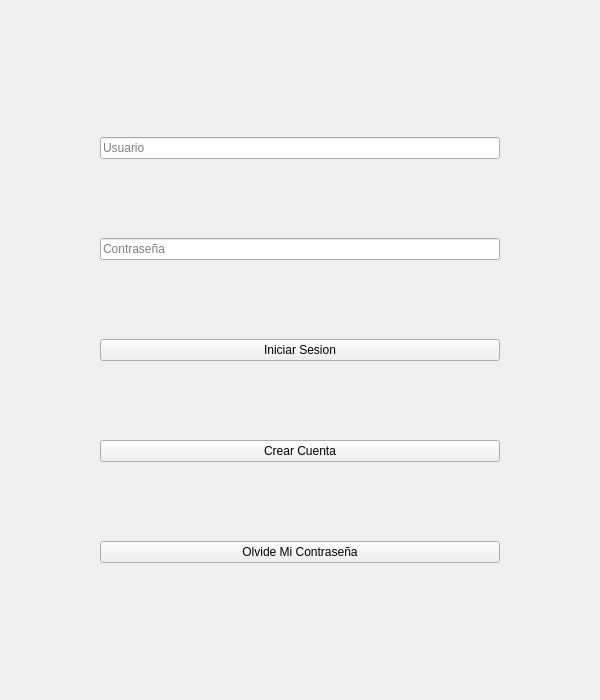
<?xml version="1.0" encoding="UTF-8"?>
<ui version="4.0">
 <class>SGI_Login</class>
 <widget class="QMainWindow" name="SGI_Login">
  <property name="geometry">
   <rect>
    <x>0</x>
    <y>0</y>
    <width>600</width>
    <height>700</height>
   </rect>
  </property>
  <property name="windowTitle">
   <string>MainWindow</string>
  </property>
  <widget class="QWidget" name="centralwidget">
   <layout class="QGridLayout" name="gridLayout">
    <item row="0" column="0">
     <widget class="QStackedWidget" name="stackedWidget">
      <property name="enabled">
       <bool>true</bool>
      </property>
      <property name="sizePolicy">
       <sizepolicy hsizetype="Preferred" vsizetype="Preferred">
        <horstretch>0</horstretch>
        <verstretch>0</verstretch>
       </sizepolicy>
      </property>
      <property name="maximumSize">
       <size>
        <width>500</width>
        <height>1000</height>
       </size>
      </property>
      <property name="layoutDirection">
       <enum>Qt::LeftToRight</enum>
      </property>
      <property name="autoFillBackground">
       <bool>false</bool>
      </property>
      <widget class="QWidget" name="inicio">
       <layout class="QVBoxLayout" name="verticalLayout_2">
        <property name="spacing">
         <number>1</number>
        </property>
        <property name="leftMargin">
         <number>50</number>
        </property>
        <property name="topMargin">
         <number>50</number>
        </property>
        <property name="rightMargin">
         <number>50</number>
        </property>
        <property name="bottomMargin">
         <number>50</number>
        </property>
        <item>
         <widget class="QLineEdit" name="line_inicio_usuario">
          <property name="placeholderText">
           <string>Usuario</string>
          </property>
         </widget>
        </item>
        <item>
         <widget class="QLineEdit" name="line_inicio_clave">
          <property name="echoMode">
           <enum>QLineEdit::Password</enum>
          </property>
          <property name="placeholderText">
           <string>Contraseña</string>
          </property>
         </widget>
        </item>
        <item>
         <widget class="QPushButton" name="btn_inicio_iniciar">
          <property name="text">
           <string>Iniciar Sesion</string>
          </property>
         </widget>
        </item>
        <item>
         <widget class="QPushButton" name="btn_inicio_registrar">
          <property name="text">
           <string>Crear Cuenta</string>
          </property>
         </widget>
        </item>
        <item>
         <widget class="QPushButton" name="btn_inicio_recuperar">
          <property name="text">
           <string>Olvide Mi Contraseña</string>
          </property>
         </widget>
        </item>
       </layout>
      </widget>
      <widget class="QWidget" name="registro">
       <layout class="QVBoxLayout" name="verticalLayout">
        <property name="leftMargin">
         <number>50</number>
        </property>
        <property name="topMargin">
         <number>50</number>
        </property>
        <property name="rightMargin">
         <number>50</number>
        </property>
        <property name="bottomMargin">
         <number>50</number>
        </property>
        <item>
         <widget class="QLineEdit" name="line_registro_usuario">
          <property name="placeholderText">
           <string>Usuario</string>
          </property>
         </widget>
        </item>
        <item>
         <widget class="QLineEdit" name="line_registro_correo">
          <property name="placeholderText">
           <string>Correo</string>
          </property>
         </widget>
        </item>
        <item>
         <widget class="QLineEdit" name="line_registro_clave">
          <property name="echoMode">
           <enum>QLineEdit::Password</enum>
          </property>
          <property name="placeholderText">
           <string>Contraseña</string>
          </property>
         </widget>
        </item>
        <item>
         <widget class="QLineEdit" name="line_registro_reclave">
          <property name="placeholderText">
           <string>Confirmar Contraseña</string>
          </property>
         </widget>
        </item>
        <item>
         <widget class="QPushButton" name="btn_registro_registrar">
          <property name="text">
           <string>Registrar Cuenta</string>
          </property>
         </widget>
        </item>
        <item>
         <widget class="QPushButton" name="btn_registro_iniciar">
          <property name="text">
           <string>Ya Tengo una Cuenta</string>
          </property>
         </widget>
        </item>
       </layout>
      </widget>
      <widget class="QWidget" name="recupero">
       <layout class="QVBoxLayout" name="verticalLayout_4" stretch="0,0,0">
        <property name="leftMargin">
         <number>50</number>
        </property>
        <property name="topMargin">
         <number>50</number>
        </property>
        <property name="rightMargin">
         <number>50</number>
        </property>
        <property name="bottomMargin">
         <number>50</number>
        </property>
        <item>
         <widget class="QLineEdit" name="line_recupero_correo">
          <property name="placeholderText">
           <string>Correo</string>
          </property>
         </widget>
        </item>
        <item>
         <widget class="QPushButton" name="btn_recupero_recuperar">
          <property name="text">
           <string>Enviar Correo de Recuperacion</string>
          </property>
         </widget>
        </item>
        <item>
         <widget class="QPushButton" name="btn_recupero_iniciar">
          <property name="text">
           <string>Iniciar Sesion</string>
          </property>
         </widget>
        </item>
       </layout>
      </widget>
     </widget>
    </item>
   </layout>
  </widget>
 </widget>
 <resources/>
 <connections/>
</ui>
